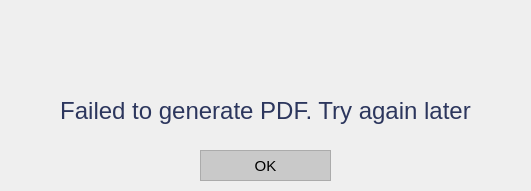
<?xml version="1.0" encoding="UTF-8"?>
<ui version="4.0">
 <class>MainWindow</class>
 <widget class="QMainWindow" name="MainWindow">
  <property name="geometry">
   <rect>
    <x>0</x>
    <y>0</y>
    <width>531</width>
    <height>191</height>
   </rect>
  </property>
  <property name="minimumSize">
   <size>
    <width>531</width>
    <height>191</height>
   </size>
  </property>
  <property name="maximumSize">
   <size>
    <width>531</width>
    <height>191</height>
   </size>
  </property>
  <property name="windowTitle">
   <string>Download Error</string>
  </property>
  <property name="windowIcon">
   <iconset>
    <normaloff>../../Resources/logo_svg.svg</normaloff>../../Resources/logo_svg.svg</iconset>
  </property>
  <widget class="QWidget" name="centralwidget">
   <widget class="QWidget" name="layoutWidget">
    <property name="geometry">
     <rect>
      <x>20</x>
      <y>19</y>
      <width>491</width>
      <height>121</height>
     </rect>
    </property>
    <layout class="QVBoxLayout" name="verticalLayout_3">
     <item>
      <widget class="QLabel" name="label">
       <property name="text">
        <string/>
       </property>
       <property name="pixmap">
        <pixmap>../../Resources/error.png</pixmap>
       </property>
       <property name="alignment">
        <set>Qt::AlignCenter</set>
       </property>
      </widget>
     </item>
     <item>
      <widget class="QLabel" name="lbl_error">
       <property name="font">
        <font>
         <family>Helvetica</family>
         <pointsize>19</pointsize>
        </font>
       </property>
       <property name="text">
        <string>&lt;html&gt;&lt;head/&gt;&lt;body&gt;&lt;p&gt;&lt;span style=&quot; font-size:18pt; color:#2c365d;&quot;&gt;Failed to generate PDF. Try again later&lt;/span&gt;&lt;/p&gt;&lt;/body&gt;&lt;/html&gt;</string>
       </property>
       <property name="alignment">
        <set>Qt::AlignCenter</set>
       </property>
      </widget>
     </item>
    </layout>
   </widget>
   <widget class="QPushButton" name="btn_OK">
    <property name="geometry">
     <rect>
      <x>200</x>
      <y>150</y>
      <width>131</width>
      <height>31</height>
     </rect>
    </property>
    <property name="minimumSize">
     <size>
      <width>131</width>
      <height>31</height>
     </size>
    </property>
    <property name="maximumSize">
     <size>
      <width>131</width>
      <height>31</height>
     </size>
    </property>
    <property name="font">
     <font>
      <family>Helvetica</family>
      <pointsize>11</pointsize>
     </font>
    </property>
    <property name="styleSheet">
     <string notr="true">QPushButton {
color: rgb(0, 0, 0);
background-color: rgb(201, 201, 201);
border: 1.2px solid #ABABAB;
outline: none;}

QPushButton:hover{
color: rgb(255, 255, 255);
background-color: rgb(171, 171, 171);
outline: none;
border: none;
}

QPushButton:pressed{
color: rgb(255, 255, 255);
background-color: rgb(129, 129, 129);
outline: none;
border: none;
}


</string>
    </property>
    <property name="text">
     <string>OK</string>
    </property>
   </widget>
  </widget>
 </widget>
 <resources/>
 <connections/>
</ui>
